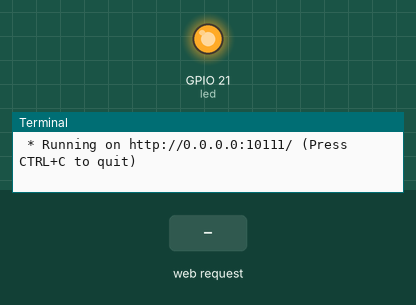
This program was run on a simulated Raspberry Pi (BCM pin numbers). Parts: output pins drawn as LEDs (lit = HIGH), the last lines printed to the terminal. Inputs (shaded band) come from the test bench. The clock reads 2024-03-15 10:24:30 at power-on unless the program sets it.

Above: at 1.2 s.
1.3 s: HTTP request for /on received
At 1.7 s:
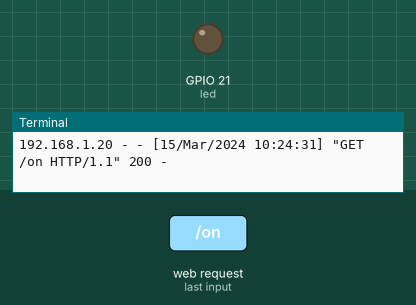
4.3 s: HTTP request for /off received
At 5.2 s:
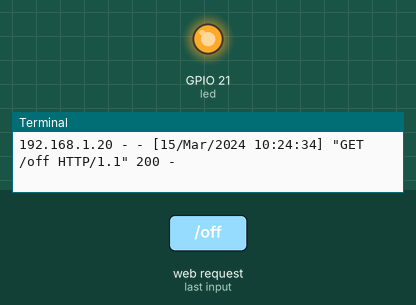
Timing chart, 0 to 7.3 s (numbered marks = the images above; inputs shaded):
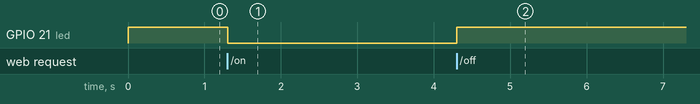

Measured:
- after the input at 1.3 s, GPIO 21 (led): HIGH → LOW at once
- after the input at 4.3 s, GPIO 21 (led): LOW → HIGH at once

The program:

flask06.py
```python
from flask import Flask, render_template_string
import RPi.GPIO as GPIO

app = Flask(__name__)

led = 21

GPIO.setmode(GPIO.BCM)
GPIO.setup(led, GPIO.OUT)
GPIO.output(led, True) # 꺼진 상태

# html 템플릿
html_template = """
<!DOCTYPE html>
<html>
<head>
    <title>LED Control</title>
    <script>
        function controlLED(action) {
            fetch("/" + action)
                .then(response => response.text())
                .then(data => {
                    document.getElementById("status").innerText = data;
                });
        }
    </script>
</head>
<body>
    <h1>LED Control</h1>
    <button onclick="controlLED('on')">Turn On</button>
    <button onclick="controlLED('off')">Turn Off</button>
    <p id="status">LED 상태: 알 수 없음</p>
</body>
</html>
"""

@app.route("/")
def home():
    return render_template_string(html_template)

@app.route("/on")
def led_on():
    GPIO.output(led, False)
    return "불 켜짐 상태🚨"

@app.route("/off")
def led_off():
    GPIO.output(led, True)
    return "불 꺼짐 상태"

if __name__ == "__main__":
    app.run(host="0.0.0.0", port=10111, debug=True)
```
